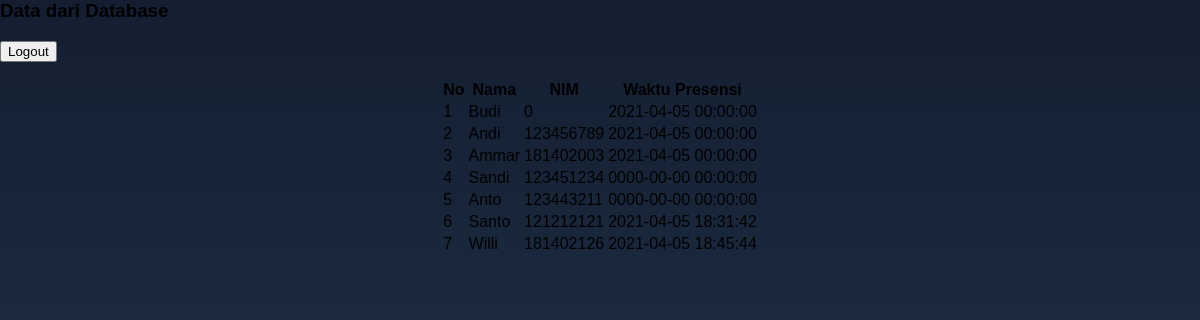
The app's page /admin_view.php with its own data.
### tables this page shows
CREATE TABLE `data` (
  `id` int(11) NOT NULL,
  `nama` varchar(255) NOT NULL,
  `nim` int(9) NOT NULL,
  `timestamp` datetime NOT NULL DEFAULT current_timestamp()
);

### admin_view.php (the view, shortened to what this page needs)
<?php include "Connection/conn.php" ?>
<html>
  <head>
    <link rel="stylesheet" href="css/style.css">
  </head>
  <body>
        <h3>Data dari Database</h3>
        <form onsubmit="return confirm('Apakah Anda yakin ingin Logout ?');" action="logout.php">
             <input type="submit" value="Logout">
        </form>
        <table align="center">
            <tr>
                <th>No</th>
                <th>Nama</th>
                <th>NIM</th>
                <th>Waktu Presensi</th>
            </tr>
                    <?php
                        $data = $db->prepare("SELECT nama,nim,timestamp FROM data");
                        $data->execute();
                        $hasil = $data;
                        $a = 1;
                        foreach($hasil as $x):
                    ?>
                <tr>
                    <td><?php echo $a++ ?></td>
                    <td><?php echo $x['nama']; ?></td>
                    <td><?php echo $x['nim']; ?></td>
                    <td><?php echo $x['timestamp']; ?></td>
                </tr>
                    <?php endforeach; ?>
        </table>
  </body>
</html>

### css/style.css (style rules this page uses)
html { height: 100%; }
body { margin:0; padding:0; font-family: sans-serif; background: linear-gradient(#141e30, #243b55); }

### records on screen
data: nama "Budi", nim "0", timestamp "2021-04-05 00:00:00"
data: nama "Andi", nim "123456789", timestamp "2021-04-05 00:00:00"
data: nama "Ammar", nim "181402003", timestamp "2021-04-05 00:00:00"
data: nama "Sandi", nim "123451234", timestamp "0000-00-00 00:00:00"
data: nama "Anto", nim "123443211", timestamp "0000-00-00 00:00:00"
data: nama "Santo", nim "121212121", timestamp "2021-04-05 18:31:42"
data: nama "Willi", nim "181402126", timestamp "2021-04-05 18:45:44"
